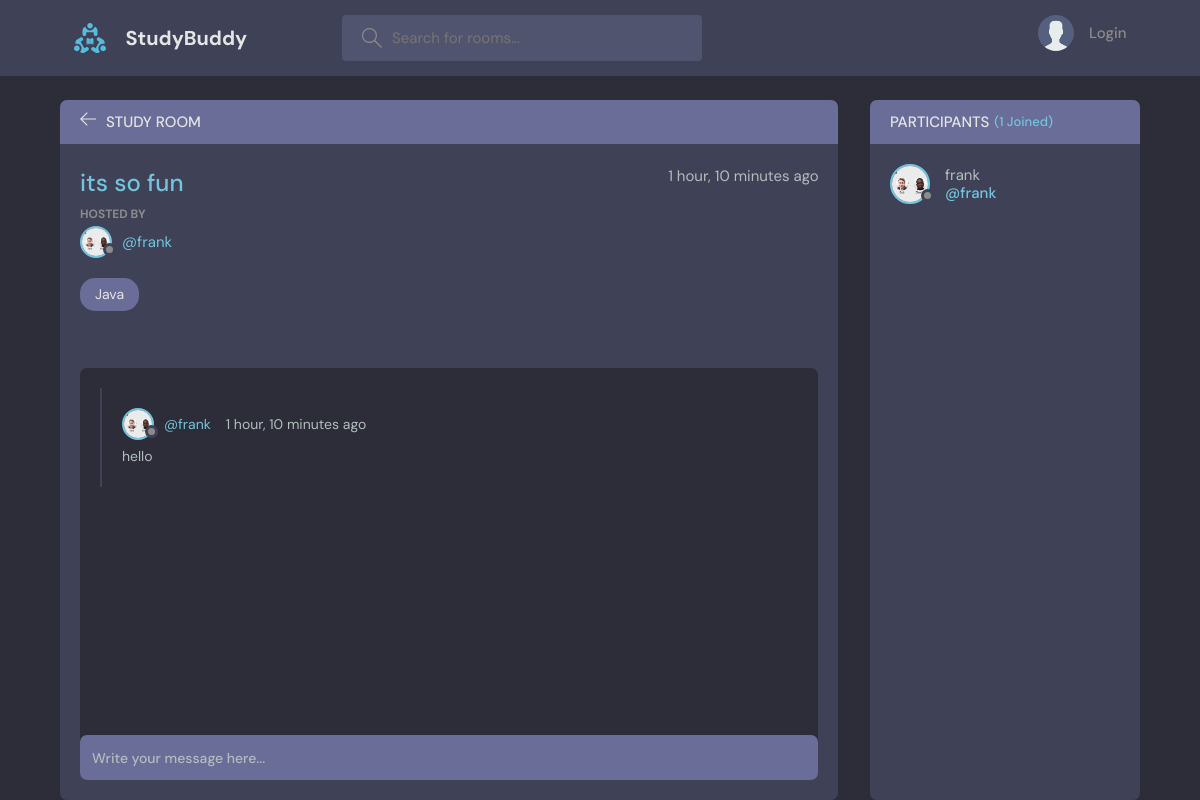
The page /room/1/ on the database its author committed.
### base/models.py (models this page shows, shortened)
class Room(models.Model):
    host = models.ForeignKey(User,  on_delete=models.SET_NULL, null=True)
    topic = models.ForeignKey(Topic,  on_delete=models.SET_NULL, null=True)
    name = models.CharField(max_length=200)
    description = models.TextField(null=True, blank=True)
    participants = models.ManyToManyField(User, related_name='participants', blank=True)
    updated = models.DateTimeField(auto_now=True)
    created = models.DateTimeField(auto_now_add=True)
    class Meta:
        ordering = ['-updated','-created']

class User(AbstractUser):
    name = models.CharField(max_length=200, null=True)
    email = models.EmailField(unique=True, null=True)
    bio = models.TextField(null=True)
    avatar = models.ImageField(null=True, blank=True, upload_to='avatars/', default='avatar.svg')
    USERNAME_FIELD = 'email'
    REQUIRED_FIELDS = []

class Topic(models.Model):
    name = models.CharField(max_length=200)
    def __str__(self):
        return self.name

class Message(models.Model):
    user = models.ForeignKey(User, on_delete=models.CASCADE)
    room = models.ForeignKey(Room,  on_delete=models.CASCADE)
    body = models.TextField()
    updated = models.DateTimeField(auto_now=True)
    created = models.DateTimeField(auto_now_add=True)
    class Meta:
        ordering = ['-updated','-created']

### base/views.py (the view, shortened to what this page needs)
# urls.py: path('room/<str:pk>/', views.getRoom),
def room(request, pk):
    room = Room.objects.get(id=pk)
    room_messages = room.message_set.all()
    participants = room.participants.all()
    context = {'room': room, 'room_messages': room_messages,
               'participants': participants}
    return render(request, 'base/room.html', context)

### base/templates/base/room.html (shortened to what this page needs)
{% extends 'main.html' %}
{% block content %}
  <body>
    <main class="profile-page layout layout--2">
      <div class="container">
        <div class="room">
          <div class="room__top">
            <div class="room__topLeft">
              <a href="{% url 'home' %}">
                <svg version="1.1" xmlns="http://www.w3.org/2000/svg" width="32" height="32" viewBox="0 0 32 32">
                  <title>arrow-left</title>
                  <path
                    d="M13.723 2.286l-13.723 13.714 13.719 13.714 1.616-1.611-10.96-10.96h27.625v-2.286h-27.625l10.965-10.965-1.616-1.607z"
                  ></path>
                </svg>
              </a>
              <h3>Study Room</h3>
            </div>
          </div>
          <div class="room__box scroll">
            <div class="room__header scroll">
              <div class="room__info">
                <h3>{{room.name}}</h3>
                <span>{{ room.created|timesince}} ago</span>
              </div>
              <div class="room__hosted">
                <p>Hosted By</p>
                <a href="{% url 'user-profile' room.host.id %}" class="room__author">
                  <div class="avatar avatar--small">
                    <img src="{{room.host.avatar.url}}" />
                  </div>
                  <span>@{{room.host.username}}</span>
                </a>
              </div>
              <span class="room__topics">{{room.topic}}</span>
            </div>
            <div class="room__conversation">
              <div class="threads scroll">
                {% for message in room_messages %}
                <div class="thread">
                  <div class="thread__top">
                    <div class="thread__author">
                      <a href="{% url 'user-profile' message.user.id %}" class="thread__authorInfo">
                        <div class="avatar avatar--small">
                          <img src="{{message.user.avatar.url}}" />
                        </div>
                        <span>@{{message.user.username}}</span>
                      </a>
                      <span class="thread__date">{{message.created|timesince}} ago</span>
                    </div>
                  </div>
                  <div class="thread__details">
                    {{message.body}}
                  </div>
                </div>
                {% endfor %}
              </div>
            </div>
          </div>
          <div class="room__message">
            <form action="" method="POST">
              <input name="body" placeholder="Write your message here..." />
            </form>
          </div>
        </div>
        <div class="participants">
          <h3 class="participants__top">Participants <span>({{participants.count}} Joined)</span></h3>
          <div class="participants__list scroll">
            {% for user in participants%}
            <a href="{% url 'user-profile' user.id %}" class="participant">
              <div class="avatar avatar--medium">
                <img src="{{user.avatar.url}}" />
              </div>
              <p>
                {{user.username}}
                <span>@{{user.username}}</span>
              </p>
            </a>
            {% endfor %}
          </div>
        </div>
      </div>
    </main>
  {% endblock content%}

### templates/main.html (shortened to what this page needs)
<!DOCTYPE html>
{% load static %}
<html lang="en">
  <head>
    <link rel="stylesheet" href="{% static 'styles/style.css' %}" />
  </head>
  <body>
    {% include 'navbar.html' %}
    {% block content %}
    {% endblock %}
  </body>
</html>

### templates/navbar.html (shortened to what this page needs)
{% load static %}
<header class="header header--loggedIn">
    <div class="container">
      <a href="{% url 'home' %}" class="header__logo">
        <img src="{% static 'images/logo.svg' %}" />
        <h1>StudyBuddy</h1>
      </a>
      <form class="header__search" method="GET" action="{% url 'home' %}">
        <label>
          <input name="q" placeholder="Search for rooms..." />
        </label>
      </form>
      <nav class="header__menu">
        {% if request.user.is_authenticated %}
        <div class="header__user">
          <a href="{% url 'update-user' %}">
            <div class="avatar avatar--medium active">
              <img src="{{request.user.avatar.url}}" />
            </div>
            <p>@{{user.username}} <span>@{{request.user.username}}</span></p>
          </a>
          <button class="dropdown-button">
            <svg version="1.1" xmlns="http://www.w3.org/2000/svg" width="32" height="32" viewBox="0 0 32 32">
              <title>chevron-down</title>
              <path d="M16 21l-13-13h-3l16 16 16-16h-3l-13 13z"></path>
            </svg>
          </button>
        </div>
        {% else %}
        <a href="{% url 'login' %}">
          <img src="{% static 'images/avatar.svg' %}" />
          <p>Login</p>
        </a>
        {% endif %}
      </nav>
    </div>
  </header>

### rows shown on the page
Room: name "its so fun", created "1 hour, 10 minutes", host.avatar (picture), host.username "frank", topic "Java"
Message: user.avatar (picture), user.username "frank", created "1 hour, 10 minutes", body "hello"
User: avatar (picture), username "frank"

### other values the page prints
{{ participants.count }} "1"
